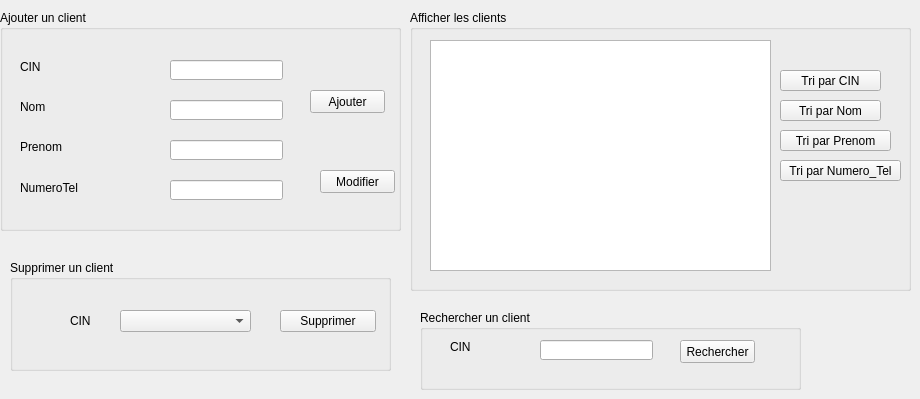
     <widget class="QWidget" name="tab_7">
      <attribute name="title">
       <string>Gestion des clients</string>
      </attribute>
      <widget class="QGroupBox" name="groupBox_9">
       <property name="geometry">
        <rect>
         <x>0</x>
         <y>10</y>
         <width>401</width>
         <height>221</height>
        </rect>
       </property>
       <property name="title">
        <string>Ajouter un client</string>
       </property>
       <widget class="QLabel" name="label_25">
        <property name="geometry">
         <rect>
          <x>20</x>
          <y>50</y>
          <width>47</width>
          <height>14</height>
         </rect>
        </property>
        <property name="text">
         <string>CIN</string>
        </property>
       </widget>
       <widget class="QLineEdit" name="le_CIN">
        <property name="geometry">
         <rect>
          <x>170</x>
          <y>50</y>
          <width>113</width>
          <height>20</height>
         </rect>
        </property>
       </widget>
       <widget class="QLabel" name="label_26">
        <property name="geometry">
         <rect>
          <x>20</x>
          <y>90</y>
          <width>47</width>
          <height>14</height>
         </rect>
        </property>
        <property name="text">
         <string>Nom</string>
        </property>
       </widget>
       <widget class="QLabel" name="label_27">
        <property name="geometry">
         <rect>
          <x>20</x>
          <y>130</y>
          <width>47</width>
          <height>14</height>
         </rect>
        </property>
        <property name="text">
         <string>Prenom</string>
        </property>
       </widget>
       <widget class="QLabel" name="label_28">
        <property name="geometry">
         <rect>
          <x>20</x>
          <y>170</y>
          <width>61</width>
          <height>16</height>
         </rect>
        </property>
        <property name="text">
         <string>NumeroTel</string>
        </property>
       </widget>
       <widget class="QLineEdit" name="le_nom">
        <property name="geometry">
         <rect>
          <x>170</x>
          <y>90</y>
          <width>113</width>
          <height>20</height>
         </rect>
        </property>
       </widget>
       <widget class="QLineEdit" name="le_prenom">
        <property name="geometry">
         <rect>
          <x>170</x>
          <y>130</y>
          <width>113</width>
          <height>20</height>
         </rect>
        </property>
       </widget>
       <widget class="QLineEdit" name="le_numTel">
        <property name="geometry">
         <rect>
          <x>170</x>
          <y>170</y>
          <width>113</width>
          <height>20</height>
         </rect>
        </property>
       </widget>
       <widget class="QPushButton" name="pb_ajouter">
        <property name="geometry">
         <rect>
          <x>310</x>
          <y>80</y>
          <width>75</width>
          <height>23</height>
         </rect>
        </property>
        <property name="text">
         <string>Ajouter</string>
        </property>
       </widget>
      </widget>
      <widget class="QGroupBox" name="groupBox_10">
       <property name="geometry">
        <rect>
         <x>10</x>
         <y>260</y>
         <width>381</width>
         <height>111</height>
        </rect>
       </property>
       <property name="title">
        <string>Supprimer un client</string>
       </property>
       <widget class="QComboBox" name="sup">
        <property name="geometry">
         <rect>
          <x>110</x>
          <y>50</y>
          <width>131</width>
          <height>22</height>
         </rect>
        </property>
       </widget>
       <widget class="QPushButton" name="pb_supprimer">
        <property name="geometry">
         <rect>
          <x>270</x>
          <y>50</y>
          <width>96</width>
          <height>22</height>
         </rect>
        </property>
        <property name="text">
         <string>Supprimer</string>
        </property>
       </widget>
       <widget class="QLabel" name="label_29">
        <property name="geometry">
         <rect>
          <x>60</x>
          <y>50</y>
          <width>21</width>
          <height>21</height>
         </rect>
        </property>
        <property name="text">
         <string>CIN</string>
        </property>
       </widget>
      </widget>
      <widget class="QGroupBox" name="groupBox_11">
       <property name="geometry">
        <rect>
         <x>410</x>
         <y>10</y>
         <width>501</width>
         <height>281</height>
        </rect>
       </property>
       <property name="title">
        <string>Afficher les clients</string>
       </property>
       <widget class="QTableView" name="tab_client">
        <property name="geometry">
         <rect>
          <x>20</x>
          <y>30</y>
          <width>341</width>
          <height>231</height>
         </rect>
        </property>
       </widget>
       <widget class="QPushButton" name="pb_tri_nom">
        <property name="geometry">
         <rect>
          <x>370</x>
          <y>90</y>
          <width>101</width>
          <height>21</height>
         </rect>
        </property>
        <property name="text">
         <string>Tri par Nom</string>
        </property>
       </widget>
       <widget class="QPushButton" name="pb_tri_prenom">
        <property name="geometry">
         <rect>
          <x>370</x>
          <y>120</y>
          <width>111</width>
          <height>21</height>
         </rect>
        </property>
        <property name="text">
         <string>Tri par Prenom</string>
        </property>
       </widget>
       <widget class="QPushButton" name="pb_tri_num">
        <property name="geometry">
         <rect>
          <x>370</x>
          <y>150</y>
          <width>121</width>
          <height>21</height>
         </rect>
        </property>
        <property name="text">
         <string>Tri par Numero_Tel</string>
        </property>
       </widget>
       <widget class="QPushButton" name="pb_tri_CIN">
        <property name="geometry">
         <rect>
          <x>370</x>
          <y>60</y>
          <width>101</width>
          <height>21</height>
         </rect>
        </property>
        <property name="text">
         <string>Tri par CIN</string>
        </property>
       </widget>
      </widget>
      <widget class="QPushButton" name="pb_modifier">
       <property name="geometry">
        <rect>
         <x>320</x>
         <y>170</y>
         <width>75</width>
         <height>23</height>
        </rect>
       </property>
       <property name="text">
        <string>Modifier</string>
       </property>
      </widget>
      <widget class="QGroupBox" name="groupBox_12">
       <property name="geometry">
        <rect>
         <x>420</x>
         <y>310</y>
         <width>381</width>
         <height>80</height>
        </rect>
       </property>
       <property name="title">
        <string>Rechercher un client</string>
       </property>
       <widget class="QLabel" name="label_30">
        <property name="geometry">
         <rect>
          <x>30</x>
          <y>30</y>
          <width>47</width>
          <height>14</height>
         </rect>
        </property>
        <property name="text">
         <string>CIN</string>
        </property>
       </widget>
       <widget class="QLineEdit" name="le_CIN_rech">
        <property name="geometry">
         <rect>
          <x>120</x>
          <y>30</y>
          <width>113</width>
          <height>20</height>
         </rect>
        </property>
       </widget>
       <widget class="QPushButton" name="pb_rechercher">
        <property name="geometry">
         <rect>
          <x>260</x>
          <y>30</y>
          <width>75</width>
          <height>23</height>
         </rect>
        </property>
        <property name="text">
         <string>Rechercher</string>
        </property>
       </widget>
      </widget>
     </widget>
